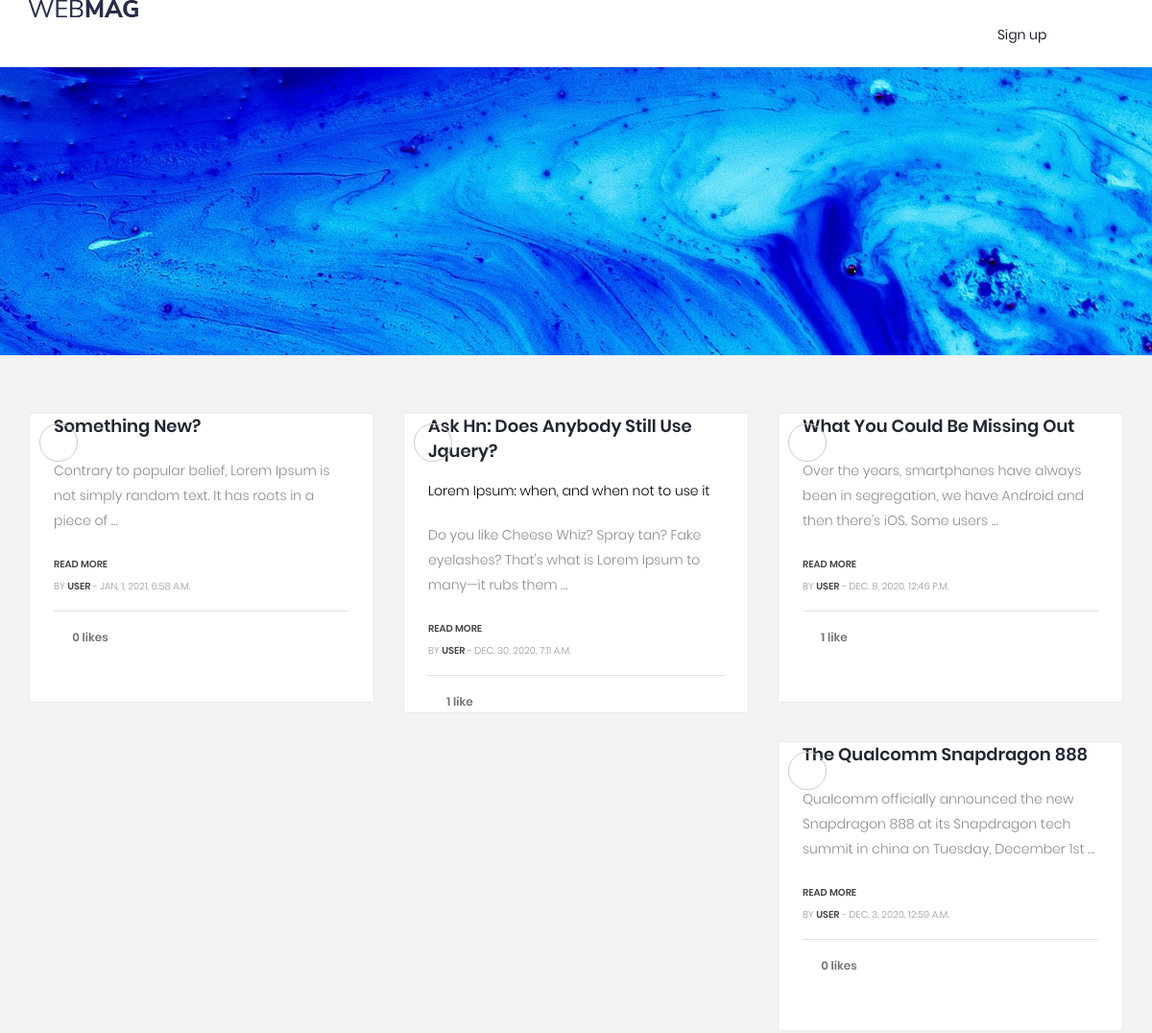
The app's page / (upper part), older data.
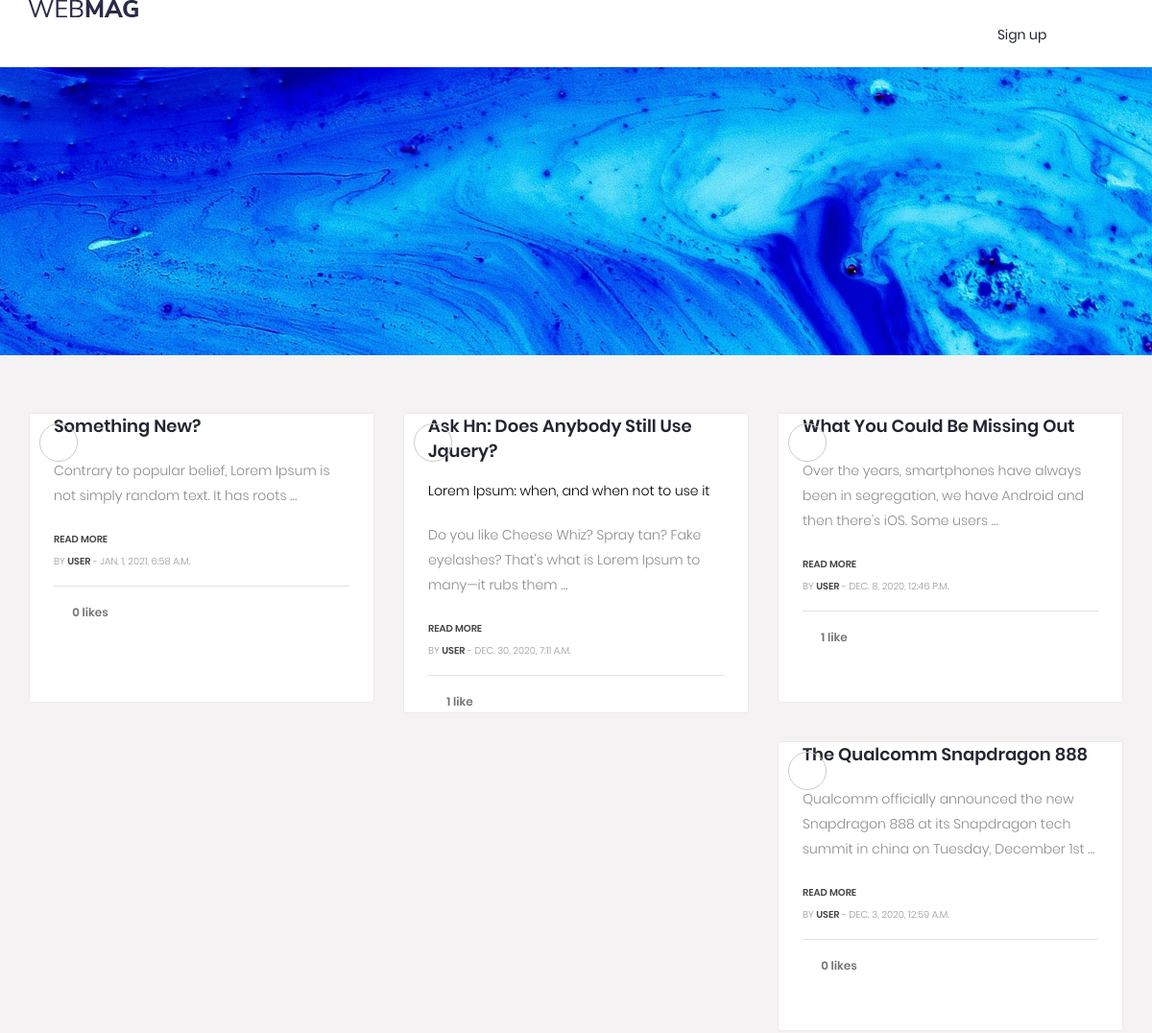
The same page, newer data.
### Site/models.py (models this page shows, shortened)
class Article(models.Model):
    STATUS_CHOICES = (
        ('draft', 'Draft'),
        ('published', 'Published'),
    )
    objects = models.Manager()
    published = PublishedManager()
    title = models.CharField(max_length=250)
    Author = models.ForeignKey(User, related_name='author', on_delete=models.PROTECT)
    body = HTMLField()
    from pyuploadcare.dj.models import ImageField
    cover_photo = ImageField(blank=True, null=True)
    slug = models.SlugField(max_length=100)
    snippet = models.CharField(max_length=150, blank=True, null=True)
    publish_date = models.DateTimeField(default=timezone.now)
    is_featured = models.BooleanField(default=False)
    likes = models.ManyToManyField(User, related_name='likes', blank=True)
    status = models.CharField(max_length=10, choices=STATUS_CHOICES, default='draft')
    class Meta:
        verbose_name = 'Article'
        verbose_name_plural = 'Articles'
        ordering = ['-id']

### Site/views.py (the view)
# urls.py: 2. Add a URL to urlpatterns:  path('', views.home, name='home')
def home(request):
    post_list = Article.published.all().order_by('-publish_date', '-id')
    paginator = Paginator(post_list, 6)
    page = request.GET.get('page')
    try:
        post = paginator.page(page)
    except PageNotAnInteger:
        post = paginator.page(1)
    except EmptyPage:
        post = paginator.page(paginator.num_pages)
    if page is None:
        start_index = 0
        end_index = 7
    else:
        (start_index, end_index) = proper_pagination(post, index=4)
    page_range = list(paginator.page_range)[start_index:end_index]
    query = request.GET.get('q')
    authored = Article.objects.filter(Author__username=request.user.username)[:4]
    if query:
        post = Article.published.filter(
            Q(title__icontains=query) |
            Q(Author__username__icontains=query)
        )
    context = {
        'post': post,
        'authored_post': authored,
        'page_range': page_range
    }
    return render(request, 'blog/home.html', context)

### Site/models.py (called while the page is built)
    def get_queryset(self):
        return super(PublishedManager, self).get_queryset().filter(status="published")

### templates/blog/home.html (shortened to what this page needs)
{% load static %}
<!DOCTYPE html>
<html lang="en">
<head>
	<link rel="stylesheet" href="{% static 'css/bootstrap.min.css' %}">
	<link rel="stylesheet" href="{% static 'css/font-awesome.min.css' %}">
	<link rel="stylesheet" href="{% static 'css/stylesheet.css' %}">
	<link rel="stylesheet" href="/static/css/style.css">
</head>
<body>
<header id="header">
	<div id="nav">
		<div id="nav-fixed">
			<div class="container">
				<div class="nav-logo">
					<a href="{% url 'home' %}" class="logo"><img src="/static/img/logo.png" alt=""></a>
				</div>
				<div class="nav-btns">
					{%if not user.is_authenticated %}
					<a class="btn btn-outline-secondary" href="{% url 'signup' %}">Sign up</a>
					{% endif %}
					<button class="search-btn"><i class="fa fa-search"></i></button>
				</div>
			</div>
		</div>
	</div>
</header>
<div class="slider"></div>
<section>
	<div class="gap gray-bg">
		<div class="container">
			<div class="row" id="page-contents">
				<div class=" col-lg-12">
					<div class="blog-sec" >
						<div class="row">
							{% for item in post%}
							<div class="col-lg-4 col-sm-6">
								<div class="g-post-classic">
									<figure>
										<i class="fa fa-laptop"></i>
									</figure>
									<div class="g-post-meta" style="height:300px;">
										<div class="post-title">
											<h4><a title="" href="{% url 'article_detail' item.id item.slug %}">{{ item.title|title }}</a></h4>
											{% if item.snippet %}
											<p class="text-black" >{{ item.snippet }}</p>
											{% endif %}
											<p class="text-black-50" style="margin-top:0;" >{{ item.body|safe|truncatewords:18 }}</p>
											<span class="p-date"> <a href="{% url 'article_detail' item.id item.slug %}" title="">READ MORE</a></span><br>
											<span class="p-date">by <a href="#" title="">{{ item.Author }}</a> -  {{ item.publish_date }}</span>
										</div>
										<div class="g-post-ranking">
											<a title="" href="" class="likes"><i class="fa fa-heart-o"></i>{{ item.likes.count }} like{{ item.likes.count|pluralize }}</a>
										</div>
									</div>
								</div>
							</div>
							{% empty %}
							<h3>No post found by {{ request.GET.q }}</h3>
							{% endfor %}
						</div>
					</div>
				</div>
			</div>
		</div>
	</div>
</section>
</body>
</html>

Row changes from the older to the newer data that the page shows:
changed Article "Something New?": body "Contrary to popular belief, Lorem Ipsum is not simply random text. It has roots in a piece of …" → "Contrary to popular belief, Lorem Ipsum is not simply random text. It has roots …"
